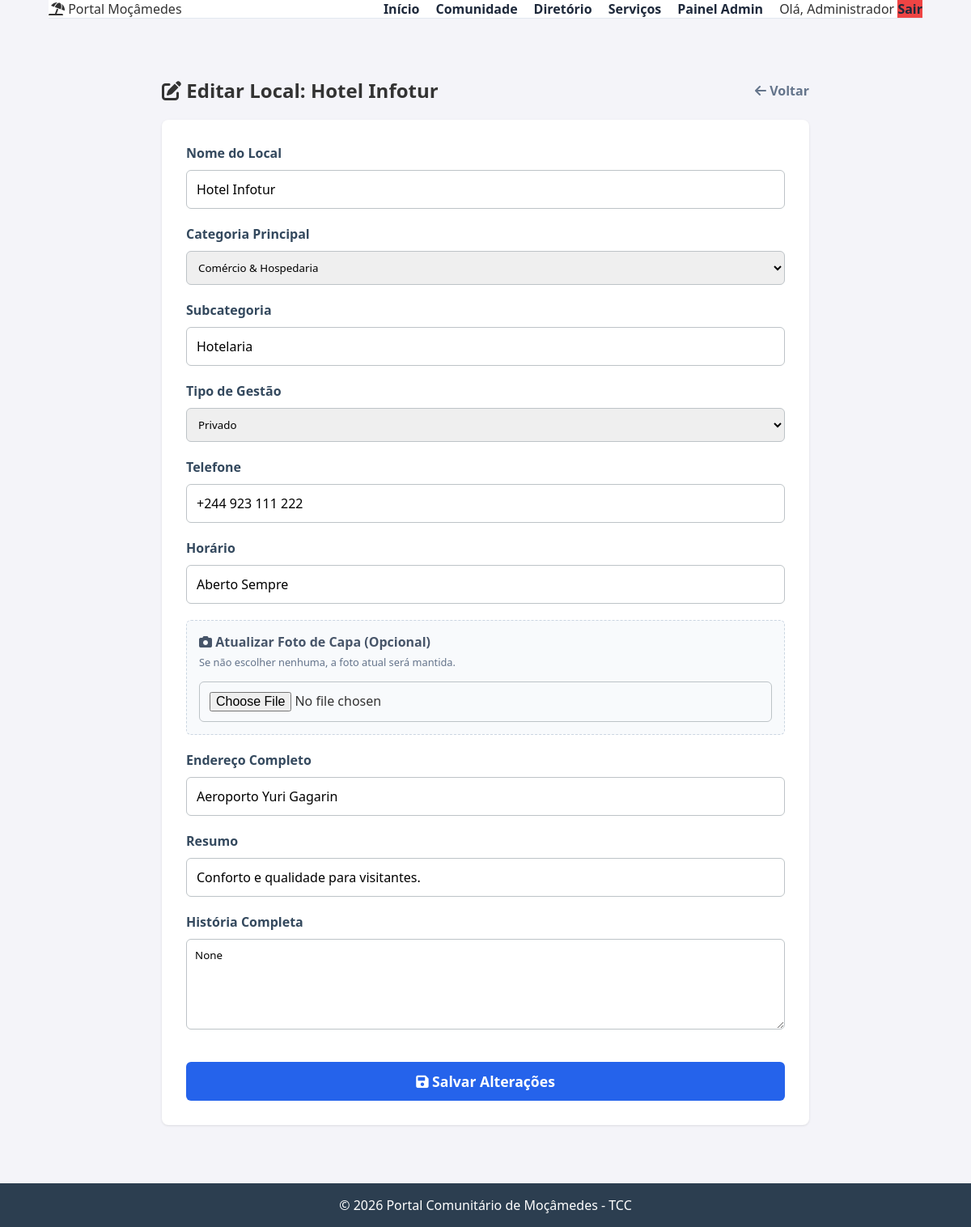
/admin/editar_diretorio/2 (signed in), run on the app's committed database.
### tables this page shows
CREATE TABLE diretorio (
    id INTEGER PRIMARY KEY AUTOINCREMENT,
    nome TEXT NOT NULL,
    categoria TEXT NOT NULL,    -- Ex: Saúde, Educação, Comércio
    subcategoria TEXT,          -- Ex: Farmácia, Hotel, Escola Primária
    tipo TEXT NOT NULL,         -- 'Publico' ou 'Privado'
    endereco TEXT,
    telefone TEXT,
    horario TEXT,               -- Ex: "08:00 - 18:00"
    descricao_curta TEXT,       -- Resumo para o card
    historia_completa TEXT,     -- Texto longo para a página de detalhes
    imagem_capa TEXT DEFAULT 'default_cover.jpg',
    media_avaliacao REAL DEFAULT 0, -- Média de estrelas (será calculado na Fase 3)
    autor_id INTEGER,           -- Quem cadastrou (geralmente admin)
    data_cadastro TIMESTAMP DEFAULT CURRENT_TIMESTAMP,
    FOREIGN KEY (autor_id) REFERENCES usuarios (id)
);

### app.py (the view, shortened to what this page needs)
@app.route('/admin/editar_diretorio/<int:id>', methods=['GET', 'POST'])
def editar_diretorio(id):
    if session.get('user_funcao') != 'admin':
        return redirect(url_for('login'))
    conn = get_db_connection()
    item = conn.execute('SELECT * FROM diretorio WHERE id = ?', (id,)).fetchone()
    conn.close()
    if item is None:
        return "Local não encontrado", 404
    return render_template('admin_editar.html', item=item)

### app.py (called while the page is built)
def get_db_connection():
    conn = sqlite3.connect('banco.db')
    conn.row_factory = sqlite3.Row
    return conn

### templates/admin_editar.html (shortened to what this page needs)
{% extends "base.html" %}
{% block content %}
<div class="admin-container" style="max-width: 800px; margin: 40px auto;">
    <div style="display: flex; justify-content: space-between; align-items: center; margin-bottom: 20px;">
        <h2><i class="fas fa-edit"></i> Editar Local: {{ item.nome }}</h2>
        <a href="/admin" style="color: #64748b; font-weight: bold; text-decoration: none;"><i class="fas fa-arrow-left"></i> Voltar</a>
    </div>
    <div class="admin-card" style="padding: 30px;">
        <form method="POST" action="/admin/editar_diretorio/{{ item.id }}" enctype="multipart/form-data" class="form-grid">
            <div class="form-group">
                <label>Nome do Local</label>
                <input type="text" name="nome" value="{{ item.nome }}" required>
            </div>
            <div class="form-group">
                <label>Categoria Principal</label>
                <select name="categoria" class="form-select">
                    <option value="Comércio" {% if item.categoria == 'Comércio' %}selected{% endif %}>Comércio & Hospedaria</option>
                </select>
            </div>
            <div class="form-group">
                <label>Subcategoria</label>
                <input type="text" name="subcategoria" value="{{ item.subcategoria }}">
            </div>
            <div class="form-group">
                <label>Tipo de Gestão</label>
                <select name="tipo" class="form-select">
                    <option value="Privado" {% if item.tipo == 'Privado' %}selected{% endif %}>Privado</option>
                </select>
            </div>
            <div class="form-group">
                <label>Telefone</label>
                <input type="text" name="telefone" value="{{ item.telefone }}">
            </div>
            <div class="form-group">
                <label>Horário</label>
                <input type="text" name="horario" value="{{ item.horario }}">
            </div>
            <div class="form-group full-width" style="background: #f8fafc; padding: 15px; border: 1px dashed #cbd5e1; border-radius: 6px;">
                <label style="color: #475569;"><i class="fas fa-camera"></i> Atualizar Foto de Capa (Opcional)</label>
                <p style="font-size: 0.8rem; margin: 0 0 10px 0; color: #64748b;">Se não escolher nenhuma, a foto atual será mantida.</p>
                <input type="file" name="imagem" accept="image/*">
            </div>
            <div class="form-group full-width">
                <label>Endereço Completo</label>
                <input type="text" name="endereco" value="{{ item.endereco }}">
            </div>
            <div class="form-group full-width">
                <label>Resumo</label>
                <input type="text" name="descricao" value="{{ item.descricao_curta }}" maxlength="100">
            </div>
            <div class="form-group full-width">
                <label>História Completa</label>
                <textarea name="historia" rows="5" class="form-textarea">{{ item.historia_completa }}</textarea>
            </div>
            <button type="submit" class="btn-submit full-width" style="background-color: #2563eb; font-size: 1.1rem;">
                <i class="fas fa-save"></i> Salvar Alterações
            </button>
        </form>
    </div>
</div>
{% endblock %}

### static/css/style.css (style rules this page uses)
* { margin: 0; padding: 0; box-sizing: border-box; font-family: 'Segoe UI', Tahoma, Geneva, Verdana, sans-serif; }
body { background-color: #f4f4f9; color: #333; display: flex; flex-direction: column; min-height: 100vh; }
.form-group { margin-bottom: 15px; }
input, button { padding: 10px; width: 100%; margin-top: 5px; }
.form-group { margin-bottom: 20px; text-align: left; }
.form-group label { display: block; margin-bottom: 5px; font-weight: bold; color: #34495e; }
.form-group input { width: 100%; padding: 12px; border: 1px solid #bdc3c7; border-radius: 6px; font-size: 1rem; }
.admin-container { max-width: 1000px; margin: 0 auto; }
.admin-card { background: white; padding: 25px; border-radius: 8px; box-shadow: 0 1px 3px rgba(0,0,0,0.1); }
.form-select, .form-textarea { width: 100%; padding: 10px; border: 1px solid #bdc3c7; border-radius: 6px; margin-top: 5px; font-family: inherit; }
.btn-submit { background-color: #2ecc71; color: white; border: none; padding: 12px 20px; border-radius: 6px; cursor: pointer; font-weight: bold; width: 100%; margin-top: 15px; transition: background 0.3s; }

### data on the page
diretorio: nome "Hotel Infotur", categoria "Comércio & Hospedaria", subcategoria "Hotelaria", tipo "Privado", telefone "+244 923 111 222", horario "Aberto Sempre", endereco "Aeroporto Yuri Gagarin", descricao "Conforto e qualidade para visitantes."

### other printed values
{{ session.get('user_nome').split()[0] }} "Administrador"
